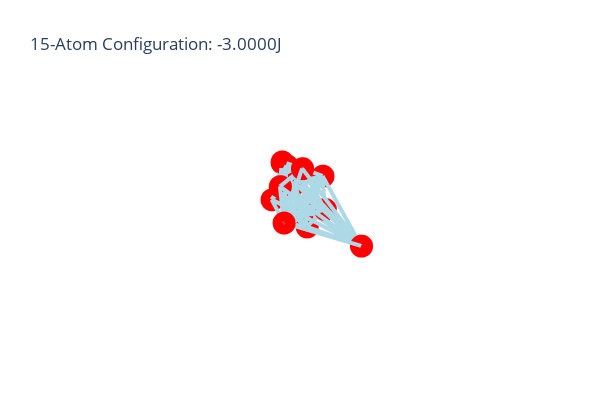

Notebook code for this chart:
### Code cell
config = bfgs(15, debug=True, g_tol=1e-8, energy_tol=1e-12, debug_rate=20, track_energy=False)
plot_3d_points(*config)

### Figure 1 — Plotly figure (JSON) as saved in the notebook; plotly's stock layout.template omitted (floating-point values rounded to 4 significant figures)
{"data": [{"hoverinfo": "text", "hovertext": "Length: 4.01e+01, Contributes -4.81e-10J", "line": {"color": "rgb(173, 216, 230, 0.4)", "width": 8}, "mode": "lines", "showlegend": false, "type": "scatter3d", "x": [0, 14.7], "y": [0, 23.93], "z": [0, 28.62]}, {"hoverinfo": "text", "hovertext": "Length: 2.71e+01, Contributes -5.05e-09J", "line": {"color": "rgb(173, 216, 230, 0.4)", "width": 8}, "mode": "lines", "showlegend": false, "type": "scatter3d", "x": [0, -13.16], "y": [0, -22.21], "z": [0, -8.244]}, {"hoverinfo": "text", "hovertext": "Length: 8.41e+01, Contributes -5.65e-12J", "line": {"color": "rgb(173, 216, 230, 0.4)", "width": 8}, "mode": "lines", "showlegend": false, "type": "scatter3d", "x": [0, 8.041], "y": [0, 81.47], "z": [0, -19.28]}, {"hoverinfo": "text", "hovertext": "Length: 4.95e+01, Contributes -1.36e-10J", "line": {"color": "rgb(173, 216, 230, 0.4)", "width": 8}, "mode": "lines", "showlegend": false, "type": "scatter3d", "x": [0, -23.17], "y": [0, -43.74], "z": [0, -0.4153]}, {"hoverinfo": "text", "hovertext": "Length: 3.56e+01, Contributes -9.78e-10J", "line": {"color": "rgb(173, 216, 230, 0.4)", "width": 8}, "mode": "lines", "showlegend": false, "type": "scatter3d", "x": [0, 29.5], "y": [0, 13.76], "z": [0, 14.48]}, {"hoverinfo": "text", "hovertext": "Length: 2.64e+01, Contributes -5.96e-09J", "line": {"color": "rgb(173, 216, 230, 0.4)", "width": 8}, "mode": "lines", "showlegend": false, "type": "scatter3d", "x": [0, -18.49], "y": [0, 17.36], "z": [0, 7.174]}, {"hoverinfo": "text", "hovertext": "Length: 4.86e+01, Contributes -1.51e-10J", "line": {"color": "rgb(173, 216, 230, 0.4)", "width": 8}, "mode": "lines", "showlegend": false, "type": "scatter3d", "x": [0, -22.66], "y": [0, -43.04], "z": [0, -0.9089]}, {"hoverinfo": "text", "hovertext": "Length: 2.64e+01, Contributes -5.97e-09J", "line": {"color": "rgb(173, 216, 230, 0.4)", "width": 8}, "mode": "lines", "showlegend": false, "type": "scatter3d", "x": [0, 24.3], "y": [0, -4.858], "z": [0, -8.974]}, {"hoverinfo": "text", "hovertext": "Length: 3.68e+01, Contributes -8.05e-10J", "line": {"color": "rgb(173, 216, 230, 0.4)", "width": 8}, "mode": "lines", "showlegend": false, "type": "scatter3d", "x": [0, -6.276], "y": [0, 32.37], "z": [0, -16.35]}, {"hoverinfo": "text", "hovertext": "Length: 4.95e+01, Contributes -1.36e-10J", "line": {"color": "rgb(173, 216, 230, 0.4)", "width": 8}, "mode": "lines", "showlegend": false, "type": "scatter3d", "x": [0, -23.04], "y": [0, -43.82], "z": [0, -1.403]}, {"hoverinfo": "text", "hovertext": "Length: 8.35e+01, Contributes -5.92e-12J", "line": {"color": "rgb(173, 216, 230, 0.4)", "width": 8}, "mode": "lines", "showlegend": false, "type": "scatter3d", "x": [0, 61.45], "y": [0, 53.73], "z": [0, 17.42]}, {"hoverinfo": "text", "hovertext": "Length: 2.66e+01, Contributes -5.67e-09J", "line": {"color": "rgb(173, 216, 230, 0.4)", "width": 8}, "mode": "lines", "showlegend": false, "type": "scatter3d", "x": [0, -11.18], "y": [0, -23.26], "z": [0, 6.355]}, {"hoverinfo": "text", "hovertext": "Length: 4.15e+01, Contributes -3.91e-10J", "line": {"color": "rgb(173, 216, 230, 0.4)", "width": 8}, "mode": "lines", "showlegend": false, "type": "scatter3d", "x": [0, 10.56], "y": [0, 26.09], "z": [0, -30.5]}, {"hoverinfo": "text", "hovertext": "Length: 7.29e+01, Contributes -1.33e-11J", "line": {"color": "rgb(173, 216, 230, 0.4)", "width": 8}, "mode": "lines", "showlegend": false, "type": "scatter3d", "x": [0, -37.55], "y": [0, -22.72], "z": [0, -58.24]}, {"hoverinfo": "text", "hovertext": "Length: 6.53e+01, Contributes -2.58e-11J", "line": {"color": "rgb(173, 216, 230, 0.4)", "width": 8}, "mode": "lines", "showlegend": false, "type": "scatter3d", "x": [14.7, -13.16], "y": [23.93, -22.21], "z": [28.62, -8.244]}, {"hoverinfo": "text", "hovertext": "Length: 7.52e+01, Contributes -1.11e-11J", "line": {"color": "rgb(173, 216, 230, 0.4)", "width": 8}, "mode": "lines", "showlegend": false, "type": "scatter3d", "x": [14.7, 8.041], "y": [23.93, 81.47], "z": [28.62, -19.28]}, {"hoverinfo": "text", "hovertext": "Length: 8.28e+01, Contributes -6.20e-12J", "line": {"color": "rgb(173, 216, 230, 0.4)", "width": 8}, "mode": "lines", "showlegend": false, "type": "scatter3d", "x": [14.7, -23.17], "y": [23.93, -43.74], "z": [28.62, -0.4153]}, {"hoverinfo": "text", "hovertext": "Length: 2.29e+01, Contributes -1.40e-08J", "line": {"color": "rgb(173, 216, 230, 0.4)", "width": 8}, "mode": "lines", "showlegend": false, "type": "scatter3d", "x": [14.7, 29.5], "y": [23.93, 13.76], "z": [28.62, 14.48]}, {"hoverinfo": "text", "hovertext": "Length: 4.01e+01, Contributes -4.84e-10J", "line": {"color": "rgb(173, 216, 230, 0.4)", "width": 8}, "mode": "lines", "showlegend": false, "type": "scatter3d", "x": [14.7, -18.49], "y": [23.93, 17.36], "z": [28.62, 7.174]}, {"hoverinfo": "text", "hovertext": "Length: 8.22e+01, Contributes -6.50e-12J", "line": {"color": "rgb(173, 216, 230, 0.4)", "width": 8}, "mode": "lines", "showlegend": false, "type": "scatter3d", "x": [14.7, -22.66], "y": [23.93, -43.04], "z": [28.62, -0.9089]}, {"hoverinfo": "text", "hovertext": "Length: 4.83e+01, Contributes -1.57e-10J", "line": {"color": "rgb(173, 216, 230, 0.4)", "width": 8}, "mode": "lines", "showlegend": false, "type": "scatter3d", "x": [14.7, 24.3], "y": [23.93, -4.858], "z": [28.62, -8.974]}, {"hoverinfo": "text", "hovertext": "Length: 5.03e+01, Contributes -1.23e-10J", "line": {"color": "rgb(173, 216, 230, 0.4)", "width": 8}, "mode": "lines", "showlegend": false, "type": "scatter3d", "x": [14.7, -6.276], "y": [23.93, 32.37], "z": [28.62, -16.35]}, {"hoverinfo": "text", "hovertext": "Length: 8.32e+01, Contributes -6.05e-12J", "line": {"color": "rgb(173, 216, 230, 0.4)", "width": 8}, "mode": "lines", "showlegend": false, "type": "scatter3d", "x": [14.7, -23.04], "y": [23.93, -43.82], "z": [28.62, -1.403]}, {"hoverinfo": "text", "hovertext": "Length: 5.66e+01, Contributes -6.11e-11J", "line": {"color": "rgb(173, 216, 230, 0.4)", "width": 8}, "mode": "lines", "showlegend": false, "type": "scatter3d", "x": [14.7, 61.45], "y": [23.93, 53.73], "z": [28.62, 17.42]}, {"hoverinfo": "text", "hovertext": "Length: 5.82e+01, Contributes -5.12e-11J", "line": {"color": "rgb(173, 216, 230, 0.4)", "width": 8}, "mode": "lines", "showlegend": false, "type": "scatter3d", "x": [14.7, -11.18], "y": [23.93, -23.26], "z": [28.62, 6.355]}, {"hoverinfo": "text", "hovertext": "Length: 5.93e+01, Contributes -4.60e-11J", "line": {"color": "rgb(173, 216, 230, 0.4)", "width": 8}, "mode": "lines", "showlegend": false, "type": "scatter3d", "x": [14.7, 10.56], "y": [23.93, 26.09], "z": [28.62, -30.5]}, {"hoverinfo": "text", "hovertext": "Length: 1.12e+02, Contributes -1.04e-12J", "line": {"color": "rgb(173, 216, 230, 0.4)", "width": 8}, "mode": "lines", "showlegend": false, "type": "scatter3d", "x": [14.7, -37.55], "y": [23.93, -22.72], "z": [28.62, -58.24]}, {"hoverinfo": "text", "hovertext": "Length: 1.06e+02, Contributes -1.38e-12J", "line": {"color": "rgb(173, 216, 230, 0.4)", "width": 8}, "mode": "lines", "showlegend": false, "type": "scatter3d", "x": [-13.16, 8.041], "y": [-22.21, 81.47], "z": [-8.244, -19.28]}, {"hoverinfo": "text", "hovertext": "Length: 2.50e+01, Contributes -8.19e-09J", "line": {"color": "rgb(173, 216, 230, 0.4)", "width": 8}, "mode": "lines", "showlegend": false, "type": "scatter3d", "x": [-13.16, -23.17], "y": [-22.21, -43.74], "z": [-8.244, -0.4153]}, {"hoverinfo": "text", "hovertext": "Length: 6.03e+01, Contributes -4.18e-11J", "line": {"color": "rgb(173, 216, 230, 0.4)", "width": 8}, "mode": "lines", "showlegend": false, "type": "scatter3d", "x": [-13.16, 29.5], "y": [-22.21, 13.76], "z": [-8.244, 14.48]}, {"hoverinfo": "text", "hovertext": "Length: 4.28e+01, Contributes -3.25e-10J", "line": {"color": "rgb(173, 216, 230, 0.4)", "width": 8}, "mode": "lines", "showlegend": false, "type": "scatter3d", "x": [-13.16, -18.49], "y": [-22.21, 17.36], "z": [-8.244, 7.174]}, {"hoverinfo": "text", "hovertext": "Length: 2.40e+01, Contributes -1.04e-08J", "line": {"color": "rgb(173, 216, 230, 0.4)", "width": 8}, "mode": "lines", "showlegend": false, "type": "scatter3d", "x": [-13.16, -22.66], "y": [-22.21, -43.04], "z": [-8.244, -0.9089]}, {"hoverinfo": "text", "hovertext": "Length: 4.13e+01, Contributes -4.04e-10J", "line": {"color": "rgb(173, 216, 230, 0.4)", "width": 8}, "mode": "lines", "showlegend": false, "type": "scatter3d", "x": [-13.16, 24.3], "y": [-22.21, -4.858], "z": [-8.244, -8.974]}, {"hoverinfo": "text", "hovertext": "Length: 5.56e+01, Contributes -6.77e-11J", "line": {"color": "rgb(173, 216, 230, 0.4)", "width": 8}, "mode": "lines", "showlegend": false, "type": "scatter3d", "x": [-13.16, -6.276], "y": [-22.21, 32.37], "z": [-8.244, -16.35]}, {"hoverinfo": "text", "hovertext": "Length: 2.47e+01, Contributes -8.76e-09J", "line": {"color": "rgb(173, 216, 230, 0.4)", "width": 8}, "mode": "lines", "showlegend": false, "type": "scatter3d", "x": [-13.16, -23.04], "y": [-22.21, -43.82], "z": [-8.244, -1.403]}, {"hoverinfo": "text", "hovertext": "Length: 1.10e+02, Contributes -1.16e-12J", "line": {"color": "rgb(173, 216, 230, 0.4)", "width": 8}, "mode": "lines", "showlegend": false, "type": "scatter3d", "x": [-13.16, 61.45], "y": [-22.21, 53.73], "z": [-8.244, 17.42]}, {"hoverinfo": "text", "hovertext": "Length: 1.48e+01, Contributes -1.93e-07J", "line": {"color": "rgb(173, 216, 230, 0.4)", "width": 8}, "mode": "lines", "showlegend": false, "type": "scatter3d", "x": [-13.16, -11.18], "y": [-22.21, -23.26], "z": [-8.244, 6.355]}, {"hoverinfo": "text", "hovertext": "Length: 5.82e+01, Contributes -5.13e-11J", "line": {"color": "rgb(173, 216, 230, 0.4)", "width": 8}, "mode": "lines", "showlegend": false, "type": "scatter3d", "x": [-13.16, 10.56], "y": [-22.21, 26.09], "z": [-8.244, -30.5]}, {"hoverinfo": "text", "hovertext": "Length: 5.56e+01, Contributes -6.75e-11J", "line": {"color": "rgb(173, 216, 230, 0.4)", "width": 8}, "mode": "lines", "showlegend": false, "type": "scatter3d", "x": [-13.16, -37.55], "y": [-22.21, -22.72], "z": [-8.244, -58.24]}, {"hoverinfo": "text", "hovertext": "Length: 1.30e+02, Contributes -4.07e-13J", "line": {"color": "rgb(173, 216, 230, 0.4)", "width": 8}, "mode": "lines", "showlegend": false, "type": "scatter3d", "x": [8.041, -23.17], "y": [81.47, -43.74], "z": [-19.28, -0.4153]}, {"hoverinfo": "text", "hovertext": "Length: 7.86e+01, Contributes -8.46e-12J", "line": {"color": "rgb(173, 216, 230, 0.4)", "width": 8}, "mode": "lines", "showlegend": false, "type": "scatter3d", "x": [8.041, 29.5], "y": [81.47, 13.76], "z": [-19.28, 14.48]}, {"hoverinfo": "text", "hovertext": "Length: 7.42e+01, Contributes -1.19e-11J", "line": {"color": "rgb(173, 216, 230, 0.4)", "width": 8}, "mode": "lines", "showlegend": false, "type": "scatter3d", "x": [8.041, -18.49], "y": [81.47, 17.36], "z": [-19.28, 7.174]}, {"hoverinfo": "text", "hovertext": "Length: 1.30e+02, Contributes -4.23e-13J", "line": {"color": "rgb(173, 216, 230, 0.4)", "width": 8}, "mode": "lines", "showlegend": false, "type": "scatter3d", "x": [8.041, -22.66], "y": [81.47, -43.04], "z": [-19.28, -0.9089]}, {"hoverinfo": "text", "hovertext": "Length: 8.84e+01, Contributes -4.18e-12J", "line": {"color": "rgb(173, 216, 230, 0.4)", "width": 8}, "mode": "lines", "showlegend": false, "type": "scatter3d", "x": [8.041, 24.3], "y": [81.47, -4.858], "z": [-19.28, -8.974]}, {"hoverinfo": "text", "hovertext": "Length: 5.12e+01, Contributes -1.11e-10J", "line": {"color": "rgb(173, 216, 230, 0.4)", "width": 8}, "mode": "lines", "showlegend": false, "type": "scatter3d", "x": [8.041, -6.276], "y": [81.47, 32.37], "z": [-19.28, -16.35]}, {"hoverinfo": "text", "hovertext": "Length: 1.30e+02, Contributes -4.08e-13J", "line": {"color": "rgb(173, 216, 230, 0.4)", "width": 8}, "mode": "lines", "showlegend": false, "type": "scatter3d", "x": [8.041, -23.04], "y": [81.47, -43.82], "z": [-19.28, -1.403]}, {"hoverinfo": "text", "hovertext": "Length: 7.05e+01, Contributes -1.63e-11J", "line": {"color": "rgb(173, 216, 230, 0.4)", "width": 8}, "mode": "lines", "showlegend": false, "type": "scatter3d", "x": [8.041, 61.45], "y": [81.47, 53.73], "z": [-19.28, 17.42]}, {"hoverinfo": "text", "hovertext": "Length: 1.10e+02, Contributes -1.16e-12J", "line": {"color": "rgb(173, 216, 230, 0.4)", "width": 8}, "mode": "lines", "showlegend": false, "type": "scatter3d", "x": [8.041, -11.18], "y": [81.47, -23.26], "z": [-19.28, 6.355]}, {"hoverinfo": "text", "hovertext": "Length: 5.66e+01, Contributes -6.11e-11J", "line": {"color": "rgb(173, 216, 230, 0.4)", "width": 8}, "mode": "lines", "showlegend": false, "type": "scatter3d", "x": [8.041, 10.56], "y": [81.47, 26.09], "z": [-19.28, -30.5]}, {"hoverinfo": "text", "hovertext": "Length: 1.20e+02, Contributes -6.63e-13J", "line": {"color": "rgb(173, 216, 230, 0.4)", "width": 8}, "mode": "lines", "showlegend": false, "type": "scatter3d", "x": [8.041, -37.55], "y": [81.47, -22.72], "z": [-19.28, -58.24]}, {"hoverinfo": "text", "hovertext": "Length: 7.94e+01, Contributes -7.99e-12J", "line": {"color": "rgb(173, 216, 230, 0.4)", "width": 8}, "mode": "lines", "showlegend": false, "type": "scatter3d", "x": [-23.17, 29.5], "y": [-43.74, 13.76], "z": [-0.4153, 14.48]}, {"hoverinfo": "text", "hovertext": "Length: 6.18e+01, Contributes -3.61e-11J", "line": {"color": "rgb(173, 216, 230, 0.4)", "width": 8}, "mode": "lines", "showlegend": false, "type": "scatter3d", "x": [-23.17, -18.49], "y": [-43.74, 17.36], "z": [-0.4153, 7.174]}, {"hoverinfo": "text", "hovertext": "Length: 1.00e+00, Contributes -1.00e+00J", "line": {"color": "rgb(173, 216, 230, 0.4)", "width": 8}, "mode": "lines", "showlegend": false, "type": "scatter3d", "x": [-23.17, -22.66], "y": [-43.74, -43.04], "z": [-0.4153, -0.9089]}, {"hoverinfo": "text", "hovertext": "Length: 6.20e+01, Contributes -3.54e-11J", "line": {"color": "rgb(173, 216, 230, 0.4)", "width": 8}, "mode": "lines", "showlegend": false, "type": "scatter3d", "x": [-23.17, 24.3], "y": [-43.74, -4.858], "z": [-0.4153, -8.974]}, {"hoverinfo": "text", "hovertext": "Length: 7.96e+01, Contributes -7.88e-12J", "line": {"color": "rgb(173, 216, 230, 0.4)", "width": 8}, "mode": "lines", "showlegend": false, "type": "scatter3d", "x": [-23.17, -6.276], "y": [-43.74, 32.37], "z": [-0.4153, -16.35]}, {"hoverinfo": "text", "hovertext": "Length: 1.00e+00, Contributes -1.00e+00J", "line": {"color": "rgb(173, 216, 230, 0.4)", "width": 8}, "mode": "lines", "showlegend": false, "type": "scatter3d", "x": [-23.17, -23.04], "y": [-43.74, -43.82], "z": [-0.4153, -1.403]}, {"hoverinfo": "text", "hovertext": "Length: 1.30e+02, Contributes -4.09e-13J", "line": {"color": "rgb(173, 216, 230, 0.4)", "width": 8}, "mode": "lines", "showlegend": false, "type": "scatter3d", "x": [-23.17, 61.45], "y": [-43.74, 53.73], "z": [-0.4153, 17.42]}, {"hoverinfo": "text", "hovertext": "Length: 2.47e+01, Contributes -8.86e-09J", "line": {"color": "rgb(173, 216, 230, 0.4)", "width": 8}, "mode": "lines", "showlegend": false, "type": "scatter3d", "x": [-23.17, -11.18], "y": [-43.74, -23.26], "z": [-0.4153, 6.355]}, {"hoverinfo": "text", "hovertext": "Length: 8.32e+01, Contributes -6.04e-12J", "line": {"color": "rgb(173, 216, 230, 0.4)", "width": 8}, "mode": "lines", "showlegend": false, "type": "scatter3d", "x": [-23.17, 10.56], "y": [-43.74, 26.09], "z": [-0.4153, -30.5]}, {"hoverinfo": "text", "hovertext": "Length: 6.32e+01, Contributes -3.14e-11J", "line": {"color": "rgb(173, 216, 230, 0.4)", "width": 8}, "mode": "lines", "showlegend": false, "type": "scatter3d", "x": [-23.17, -37.55], "y": [-43.74, -22.72], "z": [-0.4153, -58.24]}, {"hoverinfo": "text", "hovertext": "Length: 4.87e+01, Contributes -1.50e-10J", "line": {"color": "rgb(173, 216, 230, 0.4)", "width": 8}, "mode": "lines", "showlegend": false, "type": "scatter3d", "x": [29.5, -18.49], "y": [13.76, 17.36], "z": [14.48, 7.174]}, {"hoverinfo": "text", "hovertext": "Length: 7.86e+01, Contributes -8.46e-12J", "line": {"color": "rgb(173, 216, 230, 0.4)", "width": 8}, "mode": "lines", "showlegend": false, "type": "scatter3d", "x": [29.5, -22.66], "y": [13.76, -43.04], "z": [14.48, -0.9089]}, {"hoverinfo": "text", "hovertext": "Length: 3.04e+01, Contributes -2.54e-09J", "line": {"color": "rgb(173, 216, 230, 0.4)", "width": 8}, "mode": "lines", "showlegend": false, "type": "scatter3d", "x": [29.5, 24.3], "y": [13.76, -4.858], "z": [14.48, -8.974]}, {"hoverinfo": "text", "hovertext": "Length: 5.08e+01, Contributes -1.17e-10J", "line": {"color": "rgb(173, 216, 230, 0.4)", "width": 8}, "mode": "lines", "showlegend": false, "type": "scatter3d", "x": [29.5, -6.276], "y": [13.76, 32.37], "z": [14.48, -16.35]}, {"hoverinfo": "text", "hovertext": "Length: 7.96e+01, Contributes -7.89e-12J", "line": {"color": "rgb(173, 216, 230, 0.4)", "width": 8}, "mode": "lines", "showlegend": false, "type": "scatter3d", "x": [29.5, -23.04], "y": [13.76, -43.82], "z": [14.48, -1.403]}, {"hoverinfo": "text", "hovertext": "Length: 5.13e+01, Contributes -1.10e-10J", "line": {"color": "rgb(173, 216, 230, 0.4)", "width": 8}, "mode": "lines", "showlegend": false, "type": "scatter3d", "x": [29.5, 61.45], "y": [13.76, 53.73], "z": [14.48, 17.42]}, {"hoverinfo": "text", "hovertext": "Length: 5.56e+01, Contributes -6.77e-11J", "line": {"color": "rgb(173, 216, 230, 0.4)", "width": 8}, "mode": "lines", "showlegend": false, "type": "scatter3d", "x": [29.5, -11.18], "y": [13.76, -23.26], "z": [14.48, 6.355]}, {"hoverinfo": "text", "hovertext": "Length: 5.03e+01, Contributes -1.23e-10J", "line": {"color": "rgb(173, 216, 230, 0.4)", "width": 8}, "mode": "lines", "showlegend": false, "type": "scatter3d", "x": [29.5, 10.56], "y": [13.76, 26.09], "z": [14.48, -30.5]}, {"hoverinfo": "text", "hovertext": "Length: 1.05e+02, Contributes -1.46e-12J", "line": {"color": "rgb(173, 216, 230, 0.4)", "width": 8}, "mode": "lines", "showlegend": false, "type": "scatter3d", "x": [29.5, -37.55], "y": [13.76, -22.72], "z": [14.48, -58.24]}, {"hoverinfo": "text", "hovertext": "Length: 6.11e+01, Contributes -3.85e-11J", "line": {"color": "rgb(173, 216, 230, 0.4)", "width": 8}, "mode": "lines", "showlegend": false, "type": "scatter3d", "x": [-18.49, -22.66], "y": [17.36, -43.04], "z": [7.174, -0.9089]}, {"hoverinfo": "text", "hovertext": "Length: 5.08e+01, Contributes -1.16e-10J", "line": {"color": "rgb(173, 216, 230, 0.4)", "width": 8}, "mode": "lines", "showlegend": false, "type": "scatter3d", "x": [-18.49, 24.3], "y": [17.36, -4.858], "z": [7.174, -8.974]}, {"hoverinfo": "text", "hovertext": "Length: 3.05e+01, Contributes -2.50e-09J", "line": {"color": "rgb(173, 216, 230, 0.4)", "width": 8}, "mode": "lines", "showlegend": false, "type": "scatter3d", "x": [-18.49, -6.276], "y": [17.36, 32.37], "z": [7.174, -16.35]}, {"hoverinfo": "text", "hovertext": "Length: 6.19e+01, Contributes -3.54e-11J", "line": {"color": "rgb(173, 216, 230, 0.4)", "width": 8}, "mode": "lines", "showlegend": false, "type": "scatter3d", "x": [-18.49, -23.04], "y": [17.36, -43.82], "z": [7.174, -1.403]}, {"hoverinfo": "text", "hovertext": "Length: 8.84e+01, Contributes -4.18e-12J", "line": {"color": "rgb(173, 216, 230, 0.4)", "width": 8}, "mode": "lines", "showlegend": false, "type": "scatter3d", "x": [-18.49, 61.45], "y": [17.36, 53.73], "z": [7.174, 17.42]}, {"hoverinfo": "text", "hovertext": "Length: 4.13e+01, Contributes -4.04e-10J", "line": {"color": "rgb(173, 216, 230, 0.4)", "width": 8}, "mode": "lines", "showlegend": false, "type": "scatter3d", "x": [-18.49, -11.18], "y": [17.36, -23.26], "z": [7.174, 6.355]}, {"hoverinfo": "text", "hovertext": "Length: 4.84e+01, Contributes -1.56e-10J", "line": {"color": "rgb(173, 216, 230, 0.4)", "width": 8}, "mode": "lines", "showlegend": false, "type": "scatter3d", "x": [-18.49, 10.56], "y": [17.36, 26.09], "z": [7.174, -30.5]}, {"hoverinfo": "text", "hovertext": "Length: 7.91e+01, Contributes -8.19e-12J", "line": {"color": "rgb(173, 216, 230, 0.4)", "width": 8}, "mode": "lines", "showlegend": false, "type": "scatter3d", "x": [-18.49, -37.55], "y": [17.36, -22.72], "z": [7.174, -58.24]}, {"hoverinfo": "text", "hovertext": "Length: 6.11e+01, Contributes -3.86e-11J", "line": {"color": "rgb(173, 216, 230, 0.4)", "width": 8}, "mode": "lines", "showlegend": false, "type": "scatter3d", "x": [-22.66, 24.3], "y": [-43.04, -4.858], "z": [-0.9089, -8.974]}, {"hoverinfo": "text", "hovertext": "Length: 7.87e+01, Contributes -8.42e-12J", "line": {"color": "rgb(173, 216, 230, 0.4)", "width": 8}, "mode": "lines", "showlegend": false, "type": "scatter3d", "x": [-22.66, -6.276], "y": [-43.04, 32.37], "z": [-0.9089, -16.35]}, {"hoverinfo": "text", "hovertext": "Length: 1.00e+00, Contributes -1.00e+00J", "line": {"color": "rgb(173, 216, 230, 0.4)", "width": 8}, "mode": "lines", "showlegend": false, "type": "scatter3d", "x": [-22.66, -23.04], "y": [-43.04, -43.82], "z": [-0.9089, -1.403]}, {"hoverinfo": "text", "hovertext": "Length: 1.30e+02, Contributes -4.24e-13J", "line": {"color": "rgb(173, 216, 230, 0.4)", "width": 8}, "mode": "lines", "showlegend": false, "type": "scatter3d", "x": [-22.66, 61.45], "y": [-43.04, 53.73], "z": [-0.9089, 17.42]}, {"hoverinfo": "text", "hovertext": "Length: 2.40e+01, Contributes -1.05e-08J", "line": {"color": "rgb(173, 216, 230, 0.4)", "width": 8}, "mode": "lines", "showlegend": false, "type": "scatter3d", "x": [-22.66, -11.18], "y": [-43.04, -23.26], "z": [-0.9089, 6.355]}, {"hoverinfo": "text", "hovertext": "Length: 8.22e+01, Contributes -6.48e-12J", "line": {"color": "rgb(173, 216, 230, 0.4)", "width": 8}, "mode": "lines", "showlegend": false, "type": "scatter3d", "x": [-22.66, 10.56], "y": [-43.04, 26.09], "z": [-0.9089, -30.5]}, {"hoverinfo": "text", "hovertext": "Length: 6.26e+01, Contributes -3.32e-11J", "line": {"color": "rgb(173, 216, 230, 0.4)", "width": 8}, "mode": "lines", "showlegend": false, "type": "scatter3d", "x": [-22.66, -37.55], "y": [-43.04, -22.72], "z": [-0.9089, -58.24]}, {"hoverinfo": "text", "hovertext": "Length: 4.87e+01, Contributes -1.49e-10J", "line": {"color": "rgb(173, 216, 230, 0.4)", "width": 8}, "mode": "lines", "showlegend": false, "type": "scatter3d", "x": [24.3, -6.276], "y": [-4.858, 32.37], "z": [-8.974, -16.35]}, {"hoverinfo": "text", "hovertext": "Length: 6.18e+01, Contributes -3.60e-11J", "line": {"color": "rgb(173, 216, 230, 0.4)", "width": 8}, "mode": "lines", "showlegend": false, "type": "scatter3d", "x": [24.3, -23.04], "y": [-4.858, -43.82], "z": [-8.974, -1.403]}, {"hoverinfo": "text", "hovertext": "Length: 7.42e+01, Contributes -1.20e-11J", "line": {"color": "rgb(173, 216, 230, 0.4)", "width": 8}, "mode": "lines", "showlegend": false, "type": "scatter3d", "x": [24.3, 61.45], "y": [-4.858, 53.73], "z": [-8.974, 17.42]}, {"hoverinfo": "text", "hovertext": "Length: 4.28e+01, Contributes -3.25e-10J", "line": {"color": "rgb(173, 216, 230, 0.4)", "width": 8}, "mode": "lines", "showlegend": false, "type": "scatter3d", "x": [24.3, -11.18], "y": [-4.858, -23.26], "z": [-8.974, 6.355]}, {"hoverinfo": "text", "hovertext": "Length: 4.01e+01, Contributes -4.79e-10J", "line": {"color": "rgb(173, 216, 230, 0.4)", "width": 8}, "mode": "lines", "showlegend": false, "type": "scatter3d", "x": [24.3, 10.56], "y": [-4.858, 26.09], "z": [-8.974, -30.5]}, {"hoverinfo": "text", "hovertext": "Length: 8.11e+01, Contributes -7.05e-12J", "line": {"color": "rgb(173, 216, 230, 0.4)", "width": 8}, "mode": "lines", "showlegend": false, "type": "scatter3d", "x": [24.3, -37.55], "y": [-4.858, -22.72], "z": [-8.974, -58.24]}, {"hoverinfo": "text", "hovertext": "Length: 7.94e+01, Contributes -7.96e-12J", "line": {"color": "rgb(173, 216, 230, 0.4)", "width": 8}, "mode": "lines", "showlegend": false, "type": "scatter3d", "x": [-6.276, -23.04], "y": [32.37, -43.82], "z": [-16.35, -1.403]}, {"hoverinfo": "text", "hovertext": "Length: 7.86e+01, Contributes -8.46e-12J", "line": {"color": "rgb(173, 216, 230, 0.4)", "width": 8}, "mode": "lines", "showlegend": false, "type": "scatter3d", "x": [-6.276, 61.45], "y": [32.37, 53.73], "z": [-16.35, 17.42]}, {"hoverinfo": "text", "hovertext": "Length: 6.03e+01, Contributes -4.17e-11J", "line": {"color": "rgb(173, 216, 230, 0.4)", "width": 8}, "mode": "lines", "showlegend": false, "type": "scatter3d", "x": [-6.276, -11.18], "y": [32.37, -23.26], "z": [-16.35, 6.355]}, {"hoverinfo": "text", "hovertext": "Length: 2.29e+01, Contributes -1.40e-08J", "line": {"color": "rgb(173, 216, 230, 0.4)", "width": 8}, "mode": "lines", "showlegend": false, "type": "scatter3d", "x": [-6.276, 10.56], "y": [32.37, 26.09], "z": [-16.35, -30.5]}, {"hoverinfo": "text", "hovertext": "Length: 7.59e+01, Contributes -1.04e-11J", "line": {"color": "rgb(173, 216, 230, 0.4)", "width": 8}, "mode": "lines", "showlegend": false, "type": "scatter3d", "x": [-6.276, -37.55], "y": [32.37, -22.72], "z": [-16.35, -58.24]}, {"hoverinfo": "text", "hovertext": "Length: 1.30e+02, Contributes -4.06e-13J", "line": {"color": "rgb(173, 216, 230, 0.4)", "width": 8}, "mode": "lines", "showlegend": false, "type": "scatter3d", "x": [-23.04, 61.45], "y": [-43.82, 53.73], "z": [-1.403, 17.42]}, {"hoverinfo": "text", "hovertext": "Length: 2.50e+01, Contributes -8.25e-09J", "line": {"color": "rgb(173, 216, 230, 0.4)", "width": 8}, "mode": "lines", "showlegend": false, "type": "scatter3d", "x": [-23.04, -11.18], "y": [-43.82, -23.26], "z": [-1.403, 6.355]}, {"hoverinfo": "text", "hovertext": "Length: 8.28e+01, Contributes -6.19e-12J", "line": {"color": "rgb(173, 216, 230, 0.4)", "width": 8}, "mode": "lines", "showlegend": false, "type": "scatter3d", "x": [-23.04, 10.56], "y": [-43.82, 26.09], "z": [-1.403, -30.5]}, {"hoverinfo": "text", "hovertext": "Length: 6.23e+01, Contributes -3.41e-11J", "line": {"color": "rgb(173, 216, 230, 0.4)", "width": 8}, "mode": "lines", "showlegend": false, "type": "scatter3d", "x": [-23.04, -37.55], "y": [-43.82, -22.72], "z": [-1.403, -58.24]}, {"hoverinfo": "text", "hovertext": "Length: 1.06e+02, Contributes -1.38e-12J", "line": {"color": "rgb(173, 216, 230, 0.4)", "width": 8}, "mode": "lines", "showlegend": false, "type": "scatter3d", "x": [61.45, -11.18], "y": [53.73, -23.26], "z": [17.42, 6.355]}, {"hoverinfo": "text", "hovertext": "Length: 7.52e+01, Contributes -1.11e-11J", "line": {"color": "rgb(173, 216, 230, 0.4)", "width": 8}, "mode": "lines", "showlegend": false, "type": "scatter3d", "x": [61.45, 10.56], "y": [53.73, 26.09], "z": [17.42, -30.5]}, {"hoverinfo": "text", "hovertext": "Length: 1.46e+02, Contributes -2.05e-13J", "line": {"color": "rgb(173, 216, 230, 0.4)", "width": 8}, "mode": "lines", "showlegend": false, "type": "scatter3d", "x": [61.45, -37.55], "y": [53.73, -22.72], "z": [17.42, -58.24]}, {"hoverinfo": "text", "hovertext": "Length: 6.53e+01, Contributes -2.58e-11J", "line": {"color": "rgb(173, 216, 230, 0.4)", "width": 8}, "mode": "lines", "showlegend": false, "type": "scatter3d", "x": [-11.18, 10.56], "y": [-23.26, 26.09], "z": [6.355, -30.5]}, {"hoverinfo": "text", "hovertext": "Length: 6.98e+01, Contributes -1.73e-11J", "line": {"color": "rgb(173, 216, 230, 0.4)", "width": 8}, "mode": "lines", "showlegend": false, "type": "scatter3d", "x": [-11.18, -37.55], "y": [-23.26, -22.72], "z": [6.355, -58.24]}, {"hoverinfo": "text", "hovertext": "Length: 7.39e+01, Contributes -1.22e-11J", "line": {"color": "rgb(173, 216, 230, 0.4)", "width": 8}, "mode": "lines", "showlegend": false, "type": "scatter3d", "x": [10.56, -37.55], "y": [26.09, -22.72], "z": [-30.5, -58.24]}, {"hovertext": ["Point 1", "Point 2", "Point 3", "Point 4", "Point 5", "Point 6", "Point 7", "Point 8", "Point 9", "Point 10", "Point 11", "Point 12", "Point 13", "Point 14", "Point 15"], "marker": {"color": "red", "size": 8}, "mode": "markers", "showlegend": false, "type": "scatter3d", "x": [0.0, 14.7, -13.16, 8.041, -23.17, 29.5, -18.49, -22.66, 24.3, -6.276, -23.04, 61.45, -11.18, 10.56, -37.55], "y": [0.0, 23.93, -22.21, 81.47, -43.74, 13.76, 17.36, -43.04, -4.858, 32.37, -43.82, 53.73, -23.26, 26.09, -22.72], "z": [0.0, 28.62, -8.244, -19.28, -0.4153, 14.48, 7.174, -0.9089, -8.974, -16.35, -1.403, 17.42, 6.355, -30.5, -58.24]}], "layout": {"height": 400, "paper_bgcolor": "rgba(0,0,0,0)", "plot_bgcolor": "rgba(0,0,0,0)", "scene": {"xaxis": {"showgrid": false, "showticklabels": false, "title": {"text": ""}, "visible": false, "zeroline": false}, "yaxis": {"showgrid": false, "showticklabels": false, "title": {"text": ""}, "visible": false, "zeroline": false}, "zaxis": {"showgrid": false, "showticklabels": false, "title": {"text": ""}, "visible": false, "zeroline": false}}, "title": {"text": "15-Atom Configuration: -3.0000J"}, "width": 600}}
